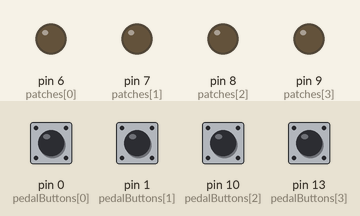
Bench run of a sketch on a simulated Arduino Uno, built with avr-gcc and run on an emulated ATmega328P. On the bench: output pins drawn as LEDs (lit = HIGH). Dashed ring = blinking. The test bench sets the inputs (shaded band); at power-on: pin 0 (pedalButtons[0]), pin 1 (pedalButtons[1]), pin 10 (pedalButtons[2]), pin 13 (pedalButtons[3]) LOW.

Above: at 1.2 s.
1.3 s: pin 1 (pedalButtons[1]) pulled HIGH for 0.15 s
At 2.6 s:
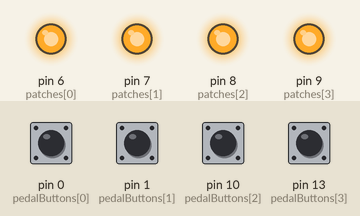
2.9 s: pin 10 (pedalButtons[2]) pulled HIGH for 1 s
At 5.3 s:
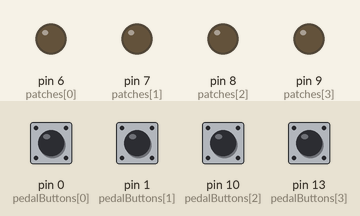
5.9 s: pin 13 (pedalButtons[3]) pulled HIGH for 1 s
At 6.05 s:
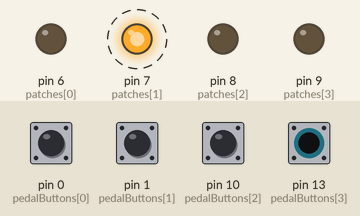
8.9 s: pin 0 (pedalButtons[0]) pulled HIGH for 0.15 s
At 9.9 s:
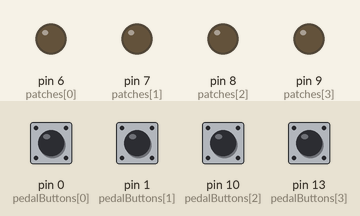
10.5 s: pin 1 (pedalButtons[1]) pulled HIGH for 1 s
At 12.4 s:
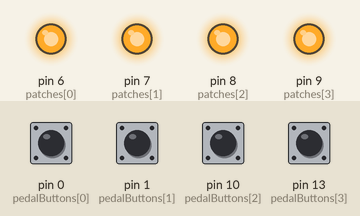
13.5 s: pin 0 (pedalButtons[0]) pulled HIGH for 1 s
At 14.3 s:
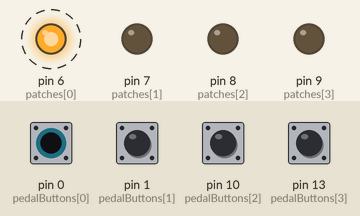
Timing chart, 0 to 16.5 s (numbered marks = the images above; inputs shaded):
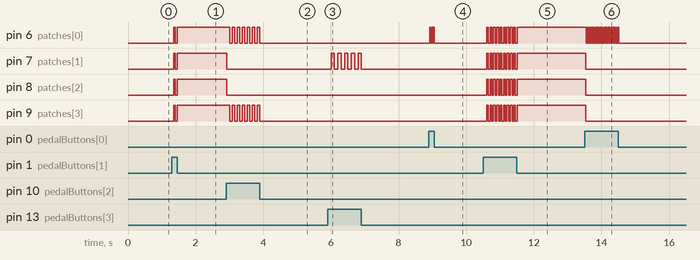

Measured:
- after the input at 1.3 s, pin 6 (patches[0]), pin 7 (patches[1]), pin 8 (patches[2]), pin 9 (patches[3]): LOW → HIGH after 0.05 s, → LOW 0.05 s later, → HIGH 0.05 s later
- after the input at 2.9 s, pin 6 (patches[0]), pin 9 (patches[3]): alternates HIGH for 0.08 s and LOW for 0.08 s, 13 changes in all, then stays LOW, starting after 0.10 s; pin 7 (patches[1]), pin 8 (patches[2]): HIGH → LOW at once
- after the input at 5.9 s, pin 7 (patches[1]): alternates HIGH for 0.10 s and LOW for 0.10 s, 10 changes in all, then stays LOW, starting after 0.10 s
- after the input at 8.9 s, pin 6 (patches[0]): alternates HIGH for 0.03 s and LOW for 0.03 s, 6 changes in all, then stays LOW, starting at once
- after the input at 10.5 s, pin 6 (patches[0]), pin 7 (patches[1]), pin 8 (patches[2]), pin 9 (patches[3]): alternates HIGH for 0.05 s and LOW for 0.05 s, 19 changes in all, then stays HIGH, starting after 0.11 s
- after the input at 13.5 s, pin 6 (patches[0]): alternates HIGH for 0.03 s and LOW for 0.03 s, 39 changes in all, then stays LOW, starting after 0.06 s; pin 7 (patches[1]), pin 8 (patches[2]), pin 9 (patches[3]): HIGH → LOW at once

The sketch:

PedalBoard_PedalControlBoard.ino
```cpp
#define BOARD_SIZE 4
#define PATCH_SIZE 4

// Definindo as saidas dos botoes
#define SEM_BOT 0

/* Definindo o tempo de resposta da pedaleira (quanto tempo o pedal pode ficar pressionado para mudar de estado apenas uma vez)
Pode ser ajustado de acordo com a necessidade. */

#define TEMPO_RESPOSTA_PEDAL 25

// Variaveis do Programa:

int configPedaleira = 0;
int configPedaleiraAnterior = 0;
int bancos[PATCH_SIZE] = {0, 0, 0, 0};

//Variaveis de I/O

const int pedalButtons[BOARD_SIZE]  = {0, 1, 10, 13};
const int patches[PATCH_SIZE] = {6, 7, 8, 9};

int debouncedRead(int pin) {
  int ret = digitalRead(pin);
  delay(TEMPO_RESPOSTA_PEDAL);
  return ret;
}

int acionaPedaleira() {

  int leitura = SEM_BOT;

  for (int i = 0; i < BOARD_SIZE; i++)
    //    bitWrite(leitura, i, ((debouncedRead(pedalButtons[i]) == LOW) ? 0 : 1));
    if (debouncedRead(pedalButtons[i]) == HIGH) {
      leitura = i + 1;
      break;
    }
  // Se pisou em algum pedal
  if (leitura != SEM_BOT) {
    // Se o pedal pisado for o mesmo que o ultimo, zera a pedaleira e o pedal escolhido
    // Senao, configura a nova pedaleira e guarda o valor do pedal escolhido (banco)
    configPedaleira = (configPedaleira == leitura) ? 0 : leitura;
    //delay(TEMPO_RESPOSTA_PEDAL);  // Ver se o debounce deve vir aqui; se precisar, devo tirar o debounceRead()
  }

  return configPedaleira;
}

void acionaLoops() {
  for (int i = 0; i < PATCH_SIZE; i++)
    digitalWrite(patches[i], (bitRead(bancos[configPedaleira - 1], i) ? HIGH : LOW));
}

void setup() {

  //Serial.begin(9600);
  for (int i = 0; i < BOARD_SIZE; i++) {
    pinMode(pedalButtons[i], INPUT);
    pinMode(patches[i], OUTPUT);;
  }

  bancos[0] = 1; // Patch 1
  bancos[1] = 1 + 2 + 4 + 8; // Patches 1, 2 e 3
  bancos[2] = 1 + 8; // Patches 1 e 4
  bancos[3] = 2; // Patch 2
}

void loop() {

  while (acionaPedaleira() == configPedaleiraAnterior);

  configPedaleiraAnterior = configPedaleira;
  acionaLoops();
  //delay(TEMPO_RESPOSTA_PEDAL);

}
```
